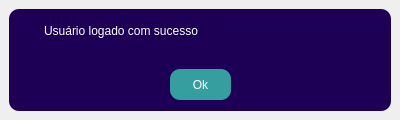
<?xml version="1.0" encoding="UTF-8"?>
<ui version="4.0">
 <class>Dialog</class>
 <widget class="QDialog" name="Dialog">
  <property name="geometry">
   <rect>
    <x>0</x>
    <y>0</y>
    <width>400</width>
    <height>120</height>
   </rect>
  </property>
  <property name="minimumSize">
   <size>
    <width>400</width>
    <height>120</height>
   </size>
  </property>
  <property name="maximumSize">
   <size>
    <width>400</width>
    <height>120</height>
   </size>
  </property>
  <property name="windowTitle">
   <string>Dialog</string>
  </property>
  <layout class="QVBoxLayout" name="verticalLayout">
   <property name="leftMargin">
    <number>9</number>
   </property>
   <property name="topMargin">
    <number>9</number>
   </property>
   <property name="rightMargin">
    <number>9</number>
   </property>
   <property name="bottomMargin">
    <number>9</number>
   </property>
   <item>
    <widget class="QFrame" name="bg_diag">
     <property name="styleSheet">
      <string notr="true">background-color: rgb(29, 0, 86);
border-radius: 10px;</string>
     </property>
     <property name="frameShape">
      <enum>QFrame::NoFrame</enum>
     </property>
     <property name="frameShadow">
      <enum>QFrame::Raised</enum>
     </property>
     <widget class="QFrame" name="tittle_bar">
      <property name="geometry">
       <rect>
        <x>10</x>
        <y>10</y>
        <width>361</width>
        <height>31</height>
       </rect>
      </property>
      <property name="frameShape">
       <enum>QFrame::StyledPanel</enum>
      </property>
      <property name="frameShadow">
       <enum>QFrame::Raised</enum>
      </property>
      <widget class="QLabel" name="lbl_userLogado">
       <property name="geometry">
        <rect>
         <x>25</x>
         <y>-9</y>
         <width>311</width>
         <height>41</height>
        </rect>
       </property>
       <property name="styleSheet">
        <string notr="true">color: rgb(255, 255, 255);
font: 18pt &quot;Segoe UI&quot;;</string>
       </property>
       <property name="text">
        <string>Usuário logado com sucesso</string>
       </property>
      </widget>
     </widget>
     <widget class="QPushButton" name="pushButton">
      <property name="geometry">
       <rect>
        <x>161</x>
        <y>60</y>
        <width>61</width>
        <height>31</height>
       </rect>
      </property>
      <property name="styleSheet">
       <string notr="true">background-color: rgb(53, 159, 159);
color: rgb(255, 255, 255);
font: 18pt &quot;Segoe UI&quot;;
</string>
      </property>
      <property name="text">
       <string>Ok</string>
      </property>
     </widget>
    </widget>
   </item>
  </layout>
 </widget>
 <resources/>
 <connections/>
</ui>
